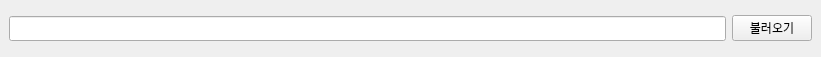
<?xml version="1.0" encoding="UTF-8"?>
<ui version="4.0">
 <class>MainWindow</class>
 <widget class="QMainWindow" name="MainWindow">
  <property name="geometry">
   <rect>
    <x>0</x>
    <y>0</y>
    <width>821</width>
    <height>57</height>
   </rect>
  </property>
  <property name="windowTitle">
   <string>온도미쁨 = 데이터베이스 관리 도구</string>
  </property>
  <widget class="QWidget" name="centralwidget">
   <layout class="QHBoxLayout" name="horizontalLayout_2">
    <item>
     <layout class="QHBoxLayout" name="baseHori">
      <item>
       <widget class="QLineEdit" name="pathEdit">
        <property name="font">
         <font>
          <family>Apple SD Gothic Neo</family>
         </font>
        </property>
       </widget>
      </item>
      <item>
       <widget class="QPushButton" name="loadBtn">
        <property name="font">
         <font>
          <family>Apple SD Gothic Neo</family>
         </font>
        </property>
        <property name="text">
         <string>불러오기</string>
        </property>
       </widget>
      </item>
     </layout>
    </item>
   </layout>
  </widget>
 </widget>
 <resources/>
 <connections/>
</ui>
